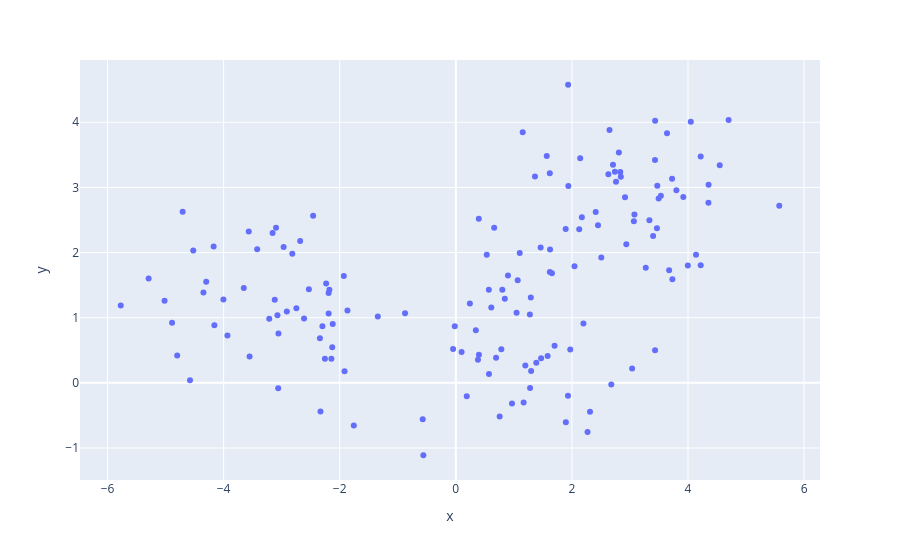

Notebook code cell kept with this figure:
### Code cell
import plotly.express as px

import pandas as pd

import numpy as np

import matplotlib.pyplot as plt



# NOTE: these lines define global figure properties used for publication.

import matplotlib_inline.backend_inline

matplotlib_inline.backend_inline.set_matplotlib_formats('svg') # print figures in svg format

plt.rcParams.update({'font.size':14}) # set global font size



## Create data

nPerClust = 50



# blur around centroid (std units)

blur = 1



# XY centroid locations

A = [  1, 1 ]

B = [ -3, 1 ]

C = [  3, 3 ]



# generate data

a = [ A[0]+np.random.randn(nPerClust)*blur , A[1]+np.random.randn(nPerClust)*blur ]

b = [ B[0]+np.random.randn(nPerClust)*blur , B[1]+np.random.randn(nPerClust)*blur ]

c = [ C[0]+np.random.randn(nPerClust)*blur , C[1]+np.random.randn(nPerClust)*blur ]



# concatanate into a matrix

data = np.transpose( np.concatenate((a,b,c),axis=1) )





# plot data

plt.plot(data[:,0],data[:,1],'ko',markerfacecolor='w')

plt.title('Raw (preclustered) data')

plt.xticks([])

plt.yticks([])

df = pd.DataFrame(data, columns=['x', 'y'])

fig = px.scatter(df, x='x', y='y')

fig.show()

plt.show()

k = 3

ridx = np.random.choice(range(len(data)),k,replace=False)

centroids = data[ridx,:] # data matrix is samples by features

dists = np.zeros((data.shape[0],k))

for ci in range(k):

    dists[:,ci] = np.sum((data-centroids[ci,:])**2,axis =1)

    

groupidx = np.argmin(dists,axis=1)

for ki in range(k):

    centroids[ki,:] = [ np.mean(data[groupidx==ki,0]),

                       np.mean(data[groupidx==ki,1]) ]

print(len(data))

### Figure 1 — Plotly figure (JSON) as saved in the notebook; plotly's stock layout.template omitted (floating-point values rounded to 4 significant figures; data arrays with more than 128 entries replaced by an {"elided": "..."} marker saying what was removed)
{"data": [{"hovertemplate": "x=%{x}<br>y=%{y}<extra></extra>", "legendgroup": "", "marker": {"color": "#636efa", "symbol": "circle"}, "mode": "markers", "name": "", "orientation": "v", "showlegend": false, "type": "scatter", "x": {"elided": "150 float values"}, "xaxis": "x", "y": {"elided": "150 float values"}, "yaxis": "y"}], "layout": {"legend": {"tracegroupgap": 0}, "margin": {"t": 60}, "xaxis": {"anchor": "y", "domain": [0, 1], "title": {"text": "x"}}, "yaxis": {"anchor": "x", "domain": [0, 1], "title": {"text": "y"}}}}
